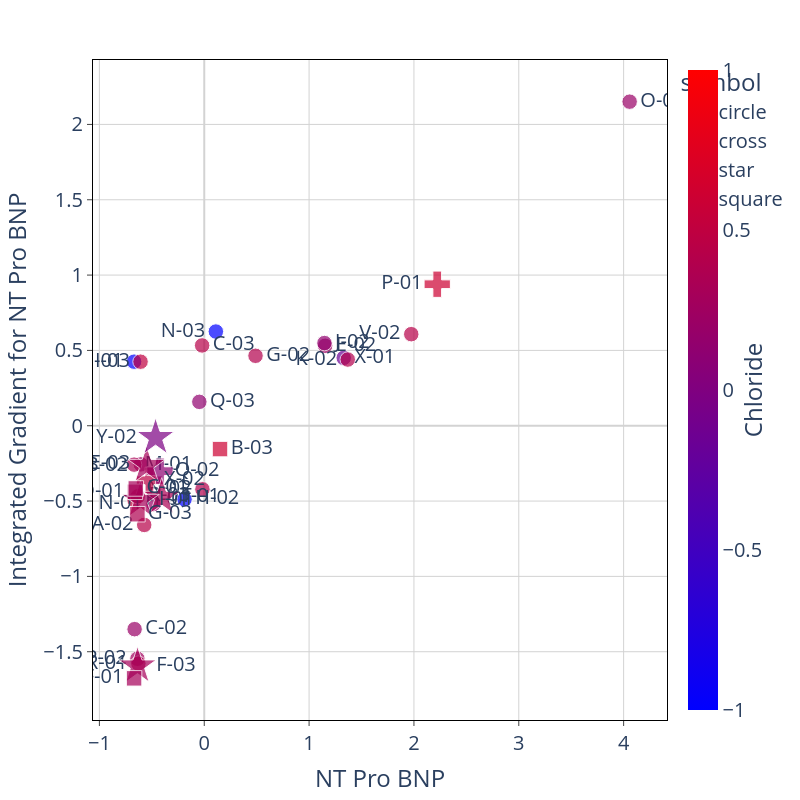
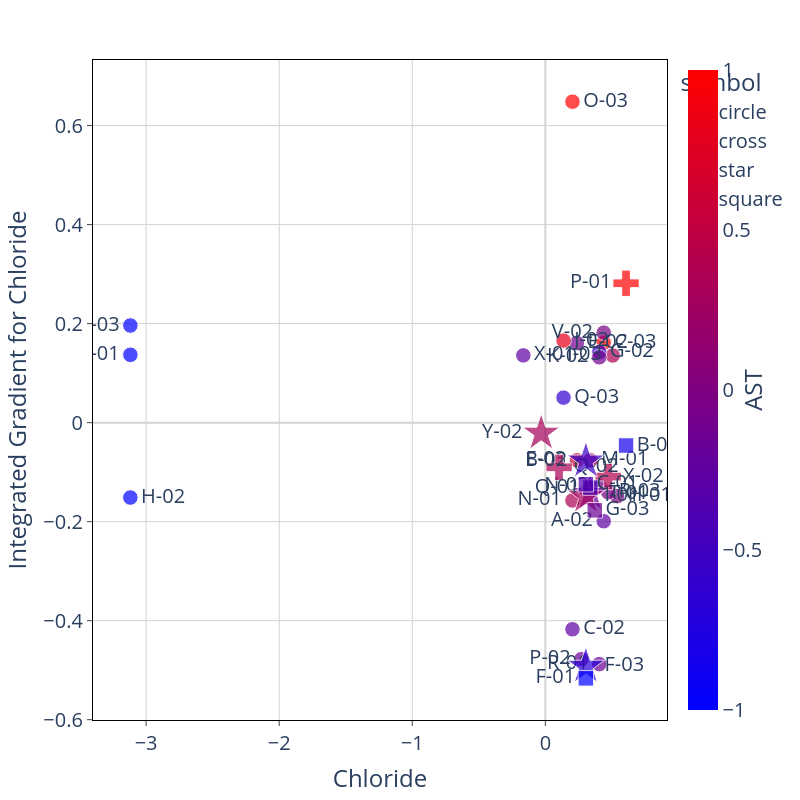
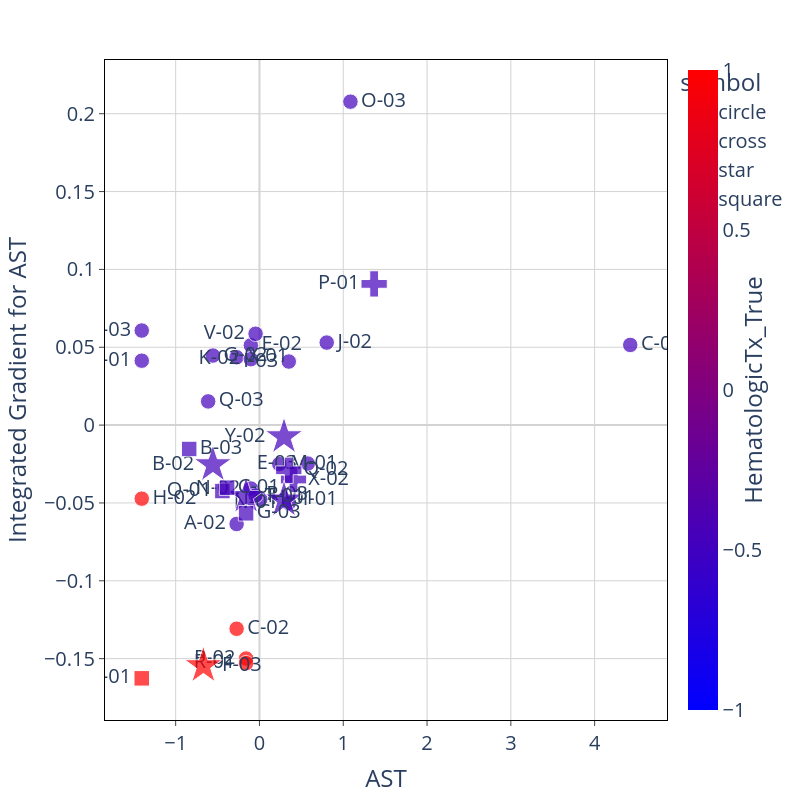
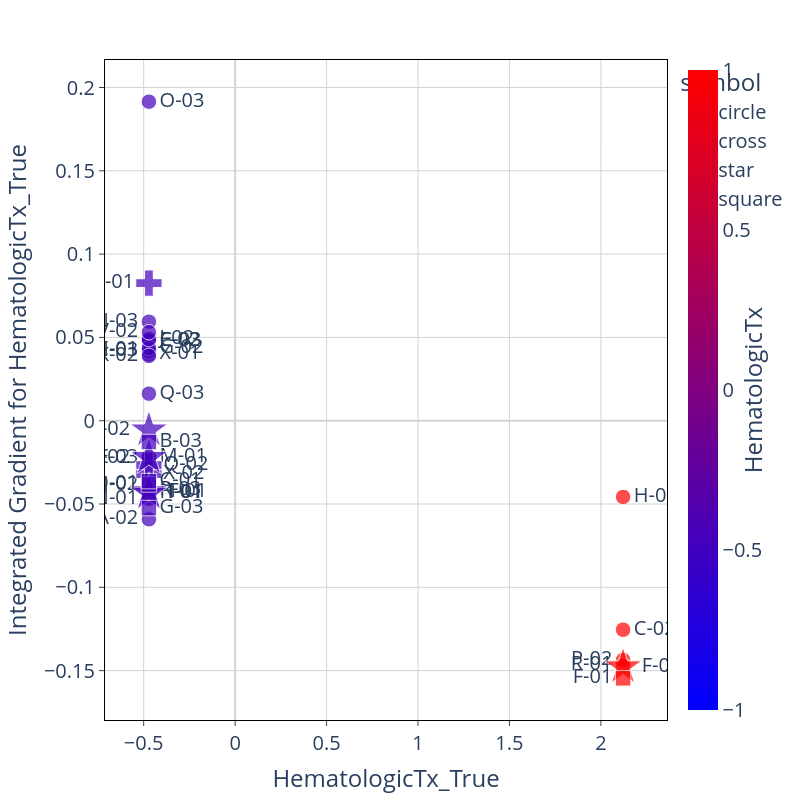

Notebook cell for these charts, in order:
### Code cell
feature_combinations = [[1,2], [2,3], [3,4], [4,5], [5,6], [6,7]]

for combo in feature_combinations: 
    a, b = combo
    feat_1 = IGtable.columns[feature_order[len(feature_order)-a]]
    feat_2 = IGtable.columns[feature_order[len(feature_order)-b]]
    
    
    fig=px.scatter(x = IG_x_concat[feat_1], y = IGtable_concat[feat_1], 
                     text= IGtable_concat['DeID'], 
                     color = IG_x_concat[feat_2],
                     symbol = IGtable_concat['Shape'], size = IGtable_concat['size'],
                     symbol_sequence = IGtable_concat['Shape'].unique().tolist()
                    )
    fig.update_traces(textposition = text_pos(IGtable_concat, feat_1))



    fig.update_layout(
        plot_bgcolor='white',
        autosize=False,
        width=800,
        height=800,
        coloraxis = {'colorscale':'Bluered'},
        xaxis_title = feat_1,
        yaxis_title = "Integrated Gradient for " + feat_1,
        font=dict(size=20)
    )

    fig.update_xaxes(
        zeroline=True,
        zerolinecolor='lightgrey',
        mirror=True,
        ticks='outside',
        showline=True,
        linecolor='black',
        gridcolor='lightgrey'
        )

    fig.update_yaxes(
        zeroline=True,
        zerolinecolor='lightgrey',
        mirror=True,
        ticks='outside',
        showline=True,
        linecolor='black',
        gridcolor='lightgrey'
    )

    fig.update_coloraxes(colorbar_showticklabels=True,
                        colorbar_title=dict(text=feat_2,side = "right"),
                        cmin = -1, cmax = 1)

    fig.show()

### Figure 1 — Plotly figure (JSON) as saved in the notebook; plotly's stock layout.template omitted (floating-point values rounded to 4 significant figures)
{"data": [{"hovertemplate": "symbol=circle<br>x=%{x}<br>y=%{y}<br>size=%{marker.size}<br>text=%{text}<br>color=%{marker.color}<extra></extra>", "legendgroup": "circle", "marker": {"color": [-0.1655, 0.4385, 0.2036, 0.2372, 0.5392, 0.2036, -3.118, 0.405, 0.3378, 0.2707, 0.4721, 0.405, 0.4385, -3.118, 0.2372, 0.5056, 0.405, 0.405, 0.1365, -3.118, 0.1365, 0.4385, 0.2036], "coloraxis": "coloraxis", "size": [6, 6, 6, 6, 6, 6, 6, 6, 6, 6, 6, 6, 6, 6, 6, 6, 6, 6, 6, 6, 6, 6, 6], "sizemode": "area", "sizeref": 0.05, "symbol": "circle"}, "mode": "markers+text", "name": "circle", "orientation": "v", "showlegend": true, "text": ["X-01", "A-02", "C-02", "E-03", "H-01", "N-01", "H-02", "N-02", "M-01", "P-02", "R-03", "R-01", "C-03", "E-01", "E-02", "I-03", "G-02", "K-02", "J-02", "N-03", "Q-03", "V-02", "O-03"], "textposition": ["middle right", "middle left", "middle right", "middle left", "middle right", "middle left", "middle right", "middle left", "middle right", "middle left", "middle right", "middle left", "middle right", "middle left", "middle right", "middle left", "middle right", "middle left", "middle right", "middle left", "middle right", "middle left", "middle right", "middle left", "middle right", "middle left", "middle right", "middle left", "middle right", "middle left", "middle right", "middle left", "middle right", "middle left", "middle right", "middle left"], "type": "scatter", "x": [1.33, -0.5726, -0.6642, -0.6051, -0.6646, -0.4843, -0.188, -0.01745, -0.6691, -0.6375, -0.6328, -0.6283, -0.02019, -0.6691, 1.153, -0.6076, 0.4891, 1.369, 1.146, 0.1109, -0.04675, 1.974, 4.057], "xaxis": "x", "y": [0.4502, -0.6584, -1.35, -0.2565, -0.493, -0.5199, -0.4884, -0.4218, -0.2582, -1.547, -0.4681, -1.579, 0.533, 0.4253, 0.5305, 0.4251, 0.4642, 0.4394, 0.5487, 0.6252, 0.1585, 0.6079, 2.151], "yaxis": "y"}, {"hovertemplate": "symbol=cross<br>x=%{x}<br>y=%{y}<br>size=%{marker.size}<br>text=%{text}<br>color=%{marker.color}<extra></extra>", "legendgroup": "cross", "marker": {"color": [0.4721, 0.6063, 0.103], "coloraxis": "coloraxis", "size": [12, 12, 12], "sizemode": "area", "sizeref": 0.05, "symbol": "cross"}, "mode": "markers+text", "name": "cross", "orientation": "v", "showlegend": true, "text": ["X-02", "P-01", "Q-02"], "textposition": ["middle right", "middle left", "middle right", "middle left", "middle right", "middle left", "middle right", "middle left", "middle right", "middle left", "middle right", "middle left", "middle right", "middle left", "middle right", "middle left", "middle right", "middle left", "middle right", "middle left", "middle right", "middle left", "middle right", "middle left", "middle right", "middle left", "middle right", "middle left", "middle right", "middle left", "middle right", "middle left", "middle right", "middle left", "middle right", "middle left"], "type": "scatter", "x": [-0.5228, 2.222, -0.4222], "xaxis": "x", "y": [-0.3623, 0.9392, -0.3016], "yaxis": "y"}, {"hovertemplate": "symbol=star<br>x=%{x}<br>y=%{y}<br>size=%{marker.size}<br>text=%{text}<br>color=%{marker.color}<extra></extra>", "legendgroup": "star", "marker": {"color": [0.3378, 0.3043, 0.3043, -0.03127, 0.3043], "coloraxis": "coloraxis", "size": [20, 20, 20, 20, 20], "sizemode": "area", "sizeref": 0.05, "symbol": "star"}, "mode": "markers+text", "name": "star", "orientation": "v", "showlegend": true, "text": ["T-01", "B-02", "I-01", "Y-02", "F-03"], "textposition": ["middle right", "middle left", "middle right", "middle left", "middle right", "middle left", "middle right", "middle left", "middle right", "middle left", "middle right", "middle left", "middle right", "middle left", "middle right", "middle left", "middle right", "middle left", "middle right", "middle left", "middle right", "middle left", "middle right", "middle left", "middle right", "middle left", "middle right", "middle left", "middle right", "middle left", "middle right", "middle left", "middle right", "middle left", "middle right", "middle left"], "type": "scatter", "x": [-0.4054, -0.5496, -0.6086, -0.4644, -0.6365], "xaxis": "x", "y": [-0.4756, -0.2639, -0.4958, -0.07864, -1.595], "yaxis": "y"}, {"hovertemplate": "symbol=square<br>x=%{x}<br>y=%{y}<br>size=%{marker.size}<br>text=%{text}<br>color=%{marker.color}<extra></extra>", "legendgroup": "square", "marker": {"color": [0.6063, 0.3043, 0.3714, 0.3378, 0.3043], "coloraxis": "coloraxis", "size": [6, 6, 6, 6, 6], "sizemode": "area", "sizeref": 0.05, "symbol": "square"}, "mode": "markers+text", "name": "square", "orientation": "v", "showlegend": true, "text": ["B-03", "F-01", "G-03", "Q-01", "C-01"], "textposition": ["middle right", "middle left", "middle right", "middle left", "middle right", "middle left", "middle right", "middle left", "middle right", "middle left", "middle right", "middle left", "middle right", "middle left", "middle right", "middle left", "middle right", "middle left", "middle right", "middle left", "middle right", "middle left", "middle right", "middle left", "middle right", "middle left", "middle right", "middle left", "middle right", "middle left", "middle right", "middle left", "middle right", "middle left", "middle right", "middle left"], "type": "scatter", "x": [0.1505, -0.6691, -0.6375, -0.6617, -0.6527], "xaxis": "x", "y": [-0.1549, -1.677, -0.5874, -0.4385, -0.4163], "yaxis": "y"}], "layout": {"autosize": false, "coloraxis": {"cmax": 1, "cmin": -1, "colorbar": {"showticklabels": true, "title": {"side": "right", "text": "Chloride"}}, "colorscale": [[0, "rgb(0,0,255)"], [1, "rgb(255,0,0)"]]}, "font": {"size": 20}, "height": 800, "legend": {"itemsizing": "constant", "title": {"text": "symbol"}, "tracegroupgap": 0}, "margin": {"t": 60}, "plot_bgcolor": "white", "width": 800, "xaxis": {"anchor": "y", "autorange": true, "domain": [0, 1], "gridcolor": "lightgrey", "linecolor": "black", "mirror": true, "range": [-1.06, 4.413], "showline": true, "ticks": "outside", "title": {"text": "NT Pro BNP"}, "type": "linear", "zeroline": true, "zerolinecolor": "lightgrey"}, "yaxis": {"anchor": "x", "autorange": true, "domain": [0, 1], "gridcolor": "lightgrey", "linecolor": "black", "mirror": true, "range": [-1.953, 2.428], "showline": true, "ticks": "outside", "title": {"text": "Integrated Gradient for NT Pro BNP"}, "type": "linear", "zeroline": true, "zerolinecolor": "lightgrey"}}}

### Figure 2 — Plotly figure (JSON) as saved in the notebook; plotly's stock layout.template omitted (floating-point values rounded to 4 significant figures)
{"data": [{"hovertemplate": "symbol=circle<br>x=%{x}<br>y=%{y}<br>size=%{marker.size}<br>text=%{text}<br>color=%{marker.color}<extra></extra>", "legendgroup": "circle", "marker": {"color": [-0.2727, -0.2727, -0.2727, 0.5763, 0.01029, 0.3499, -1.405, -0.1029, 0.2367, -0.1595, -0.04631, -0.1595, 4.425, -1.405, -0.1029, 0.3499, -0.5557, -0.1029, 0.8026, -1.405, -0.6123, -0.04631, 1.086], "coloraxis": "coloraxis", "size": [6, 6, 6, 6, 6, 6, 6, 6, 6, 6, 6, 6, 6, 6, 6, 6, 6, 6, 6, 6, 6, 6, 6], "sizemode": "area", "sizeref": 0.05, "symbol": "circle"}, "mode": "markers+text", "name": "circle", "orientation": "v", "showlegend": true, "text": ["X-01", "A-02", "C-02", "E-03", "H-01", "N-01", "H-02", "N-02", "M-01", "P-02", "R-03", "R-01", "C-03", "E-01", "E-02", "I-03", "G-02", "K-02", "J-02", "N-03", "Q-03", "V-02", "O-03"], "textposition": ["middle right", "middle left", "middle right", "middle left", "middle right", "middle left", "middle right", "middle left", "middle right", "middle left", "middle right", "middle left", "middle right", "middle left", "middle right", "middle left", "middle right", "middle left", "middle right", "middle left", "middle right", "middle left", "middle right", "middle left", "middle right", "middle left", "middle right", "middle left", "middle right", "middle left", "middle right", "middle left", "middle right", "middle left", "middle right", "middle left"], "type": "scatter", "x": [-0.1655, 0.4385, 0.2036, 0.2372, 0.5392, 0.2036, -3.118, 0.405, 0.3378, 0.2707, 0.4721, 0.405, 0.4385, -3.118, 0.2372, 0.5056, 0.405, 0.405, 0.1365, -3.118, 0.1365, 0.4385, 0.2036], "xaxis": "x", "y": [0.1358, -0.1991, -0.4174, -0.07602, -0.1486, -0.1572, -0.1513, -0.1282, -0.0762, -0.4778, -0.1407, -0.4878, 0.1617, 0.137, 0.1607, 0.1357, 0.1425, 0.1319, 0.1657, 0.1962, 0.0505, 0.1818, 0.6483], "yaxis": "y"}, {"hovertemplate": "symbol=cross<br>x=%{x}<br>y=%{y}<br>size=%{marker.size}<br>text=%{text}<br>color=%{marker.color}<extra></extra>", "legendgroup": "cross", "marker": {"color": [0.4065, 1.369, 0.3499], "coloraxis": "coloraxis", "size": [12, 12, 12], "sizemode": "area", "sizeref": 0.05, "symbol": "cross"}, "mode": "markers+text", "name": "cross", "orientation": "v", "showlegend": true, "text": ["X-02", "P-01", "Q-02"], "textposition": ["middle right", "middle left", "middle right", "middle left", "middle right", "middle left", "middle right", "middle left", "middle right", "middle left", "middle right", "middle left", "middle right", "middle left", "middle right", "middle left", "middle right", "middle left", "middle right", "middle left", "middle right", "middle left", "middle right", "middle left", "middle right", "middle left", "middle right", "middle left", "middle right", "middle left", "middle right", "middle left", "middle right", "middle left", "middle right", "middle left"], "type": "scatter", "x": [0.4721, 0.6063, 0.103], "xaxis": "x", "y": [-0.1089, 0.2815, -0.09026], "yaxis": "y"}, {"hovertemplate": "symbol=star<br>x=%{x}<br>y=%{y}<br>size=%{marker.size}<br>text=%{text}<br>color=%{marker.color}<extra></extra>", "legendgroup": "star", "marker": {"color": [-0.1595, -0.5557, 0.2933, 0.2933, -0.6689], "coloraxis": "coloraxis", "size": [20, 20, 20, 20, 20], "sizemode": "area", "sizeref": 0.05, "symbol": "star"}, "mode": "markers+text", "name": "star", "orientation": "v", "showlegend": true, "text": ["T-01", "B-02", "I-01", "Y-02", "F-03"], "textposition": ["middle right", "middle left", "middle right", "middle left", "middle right", "middle left", "middle right", "middle left", "middle right", "middle left", "middle right", "middle left", "middle right", "middle left", "middle right", "middle left", "middle right", "middle left", "middle right", "middle left", "middle right", "middle left", "middle right", "middle left", "middle right", "middle left", "middle right", "middle left", "middle right", "middle left", "middle right", "middle left", "middle right", "middle left", "middle right", "middle left"], "type": "scatter", "x": [0.3378, 0.3043, 0.3043, -0.03127, 0.3043], "xaxis": "x", "y": [-0.1435, -0.07779, -0.149, -0.02147, -0.4922], "yaxis": "y"}, {"hovertemplate": "symbol=square<br>x=%{x}<br>y=%{y}<br>size=%{marker.size}<br>text=%{text}<br>color=%{marker.color}<extra></extra>", "legendgroup": "square", "marker": {"color": [-0.8387, -1.405, -0.1595, -0.4425, -0.3859], "coloraxis": "coloraxis", "size": [6, 6, 6, 6, 6], "sizemode": "area", "sizeref": 0.05, "symbol": "square"}, "mode": "markers+text", "name": "square", "orientation": "v", "showlegend": true, "text": ["B-03", "F-01", "G-03", "Q-01", "C-01"], "textposition": ["middle right", "middle left", "middle right", "middle left", "middle right", "middle left", "middle right", "middle left", "middle right", "middle left", "middle right", "middle left", "middle right", "middle left", "middle right", "middle left", "middle right", "middle left", "middle right", "middle left", "middle right", "middle left", "middle right", "middle left", "middle right", "middle left", "middle right", "middle left", "middle right", "middle left", "middle right", "middle left", "middle right", "middle left", "middle right", "middle left"], "type": "scatter", "x": [0.6063, 0.3043, 0.3714, 0.3378, 0.3043], "xaxis": "x", "y": [-0.04625, -0.5165, -0.1772, -0.1311, -0.1244], "yaxis": "y"}], "layout": {"autosize": false, "coloraxis": {"cmax": 1, "cmin": -1, "colorbar": {"showticklabels": true, "title": {"side": "right", "text": "AST"}}, "colorscale": [[0, "rgb(0,0,255)"], [1, "rgb(255,0,0)"]]}, "font": {"size": 20}, "height": 800, "legend": {"itemsizing": "constant", "title": {"text": "symbol"}, "tracegroupgap": 0}, "margin": {"t": 60}, "plot_bgcolor": "white", "width": 800, "xaxis": {"anchor": "y", "autorange": true, "domain": [0, 1], "gridcolor": "lightgrey", "linecolor": "black", "mirror": true, "range": [-3.399, 0.9136], "showline": true, "ticks": "outside", "title": {"text": "Chloride"}, "type": "linear", "zeroline": true, "zerolinecolor": "lightgrey"}, "yaxis": {"anchor": "x", "autorange": true, "domain": [0, 1], "gridcolor": "lightgrey", "linecolor": "black", "mirror": true, "range": [-0.6006, 0.7325], "showline": true, "ticks": "outside", "title": {"text": "Integrated Gradient for Chloride"}, "type": "linear", "zeroline": true, "zerolinecolor": "lightgrey"}}}

### Figure 3 — Plotly figure (JSON) as saved in the notebook; plotly's stock layout.template omitted (floating-point values rounded to 4 significant figures)
{"data": [{"hovertemplate": "symbol=circle<br>x=%{x}<br>y=%{y}<br>size=%{marker.size}<br>text=%{text}<br>color=%{marker.color}<extra></extra>", "legendgroup": "circle", "marker": {"color": [-0.4714, -0.4714, 2.121, -0.4714, -0.4714, -0.4714, 2.121, -0.4714, -0.4714, 2.121, -0.4714, 2.121, -0.4714, -0.4714, -0.4714, -0.4714, -0.4714, -0.4714, -0.4714, -0.4714, -0.4714, -0.4714, -0.4714], "coloraxis": "coloraxis", "size": [6, 6, 6, 6, 6, 6, 6, 6, 6, 6, 6, 6, 6, 6, 6, 6, 6, 6, 6, 6, 6, 6, 6], "sizemode": "area", "sizeref": 0.05, "symbol": "circle"}, "mode": "markers+text", "name": "circle", "orientation": "v", "showlegend": true, "text": ["X-01", "A-02", "C-02", "E-03", "H-01", "N-01", "H-02", "N-02", "M-01", "P-02", "R-03", "R-01", "C-03", "E-01", "E-02", "I-03", "G-02", "K-02", "J-02", "N-03", "Q-03", "V-02", "O-03"], "textposition": ["middle right", "middle left", "middle right", "middle left", "middle right", "middle left", "middle right", "middle left", "middle right", "middle left", "middle right", "middle left", "middle right", "middle left", "middle right", "middle left", "middle right", "middle left", "middle right", "middle left", "middle right", "middle left", "middle right", "middle left", "middle right", "middle left", "middle right", "middle left", "middle right", "middle left", "middle right", "middle left", "middle right", "middle left", "middle right", "middle left"], "type": "scatter", "x": [-0.2727, -0.2727, -0.2727, 0.5763, 0.01029, 0.3499, -1.405, -0.1029, 0.2367, -0.1595, -0.04631, -0.1595, 4.425, -1.405, -0.1029, 0.3499, -0.5557, -0.1029, 0.8026, -1.405, -0.6123, -0.04631, 1.086], "xaxis": "x", "y": [0.04359, -0.06351, -0.1308, -0.02471, -0.04759, -0.05005, -0.04724, -0.04073, -0.02504, -0.1499, -0.04519, -0.1529, 0.0515, 0.04137, 0.05123, 0.04082, 0.04467, 0.04236, 0.05299, 0.06073, 0.01522, 0.05866, 0.2078], "yaxis": "y"}, {"hovertemplate": "symbol=cross<br>x=%{x}<br>y=%{y}<br>size=%{marker.size}<br>text=%{text}<br>color=%{marker.color}<extra></extra>", "legendgroup": "cross", "marker": {"color": [-0.4714, -0.4714, -0.4714], "coloraxis": "coloraxis", "size": [12, 12, 12], "sizemode": "area", "sizeref": 0.05, "symbol": "cross"}, "mode": "markers+text", "name": "cross", "orientation": "v", "showlegend": true, "text": ["X-02", "P-01", "Q-02"], "textposition": ["middle right", "middle left", "middle right", "middle left", "middle right", "middle left", "middle right", "middle left", "middle right", "middle left", "middle right", "middle left", "middle right", "middle left", "middle right", "middle left", "middle right", "middle left", "middle right", "middle left", "middle right", "middle left", "middle right", "middle left", "middle right", "middle left", "middle right", "middle left", "middle right", "middle left", "middle right", "middle left", "middle right", "middle left", "middle right", "middle left"], "type": "scatter", "x": [0.4065, 1.369, 0.3499], "xaxis": "x", "y": [-0.03494, 0.09069, -0.02901], "yaxis": "y"}, {"hovertemplate": "symbol=star<br>x=%{x}<br>y=%{y}<br>size=%{marker.size}<br>text=%{text}<br>color=%{marker.color}<extra></extra>", "legendgroup": "star", "marker": {"color": [-0.4714, -0.4714, -0.4714, -0.4714, 2.121], "coloraxis": "coloraxis", "size": [20, 20, 20, 20, 20], "sizemode": "area", "sizeref": 0.05, "symbol": "star"}, "mode": "markers+text", "name": "star", "orientation": "v", "showlegend": true, "text": ["T-01", "B-02", "I-01", "Y-02", "F-03"], "textposition": ["middle right", "middle left", "middle right", "middle left", "middle right", "middle left", "middle right", "middle left", "middle right", "middle left", "middle right", "middle left", "middle right", "middle left", "middle right", "middle left", "middle right", "middle left", "middle right", "middle left", "middle right", "middle left", "middle right", "middle left", "middle right", "middle left", "middle right", "middle left", "middle right", "middle left", "middle right", "middle left", "middle right", "middle left", "middle right", "middle left"], "type": "scatter", "x": [-0.1595, -0.5557, 0.2933, 0.2933, -0.6689], "xaxis": "x", "y": [-0.04586, -0.02554, -0.04818, -0.007545, -0.1546], "yaxis": "y"}, {"hovertemplate": "symbol=square<br>x=%{x}<br>y=%{y}<br>size=%{marker.size}<br>text=%{text}<br>color=%{marker.color}<extra></extra>", "legendgroup": "square", "marker": {"color": [-0.4714, 2.121, -0.4714, -0.4714, -0.4714], "coloraxis": "coloraxis", "size": [6, 6, 6, 6, 6], "sizemode": "area", "sizeref": 0.05, "symbol": "square"}, "mode": "markers+text", "name": "square", "orientation": "v", "showlegend": true, "text": ["B-03", "F-01", "G-03", "Q-01", "C-01"], "textposition": ["middle right", "middle left", "middle right", "middle left", "middle right", "middle left", "middle right", "middle left", "middle right", "middle left", "middle right", "middle left", "middle right", "middle left", "middle right", "middle left", "middle right", "middle left", "middle right", "middle left", "middle right", "middle left", "middle right", "middle left", "middle right", "middle left", "middle right", "middle left", "middle right", "middle left", "middle right", "middle left", "middle right", "middle left", "middle right", "middle left"], "type": "scatter", "x": [-0.8387, -1.405, -0.1595, -0.4425, -0.3859], "xaxis": "x", "y": [-0.01534, -0.1627, -0.05666, -0.04236, -0.04021], "yaxis": "y"}], "layout": {"autosize": false, "coloraxis": {"cmax": 1, "cmin": -1, "colorbar": {"showticklabels": true, "title": {"side": "right", "text": "HematologicTx_True"}}, "colorscale": [[0, "rgb(0,0,255)"], [1, "rgb(255,0,0)"]]}, "font": {"size": 20}, "height": 800, "legend": {"itemsizing": "constant", "title": {"text": "symbol"}, "tracegroupgap": 0}, "margin": {"t": 60}, "plot_bgcolor": "white", "width": 800, "xaxis": {"anchor": "y", "autorange": true, "domain": [0, 1], "gridcolor": "lightgrey", "linecolor": "black", "mirror": true, "range": [-1.842, 4.863], "showline": true, "ticks": "outside", "title": {"text": "AST"}, "type": "linear", "zeroline": true, "zerolinecolor": "lightgrey"}, "yaxis": {"anchor": "x", "autorange": true, "domain": [0, 1], "gridcolor": "lightgrey", "linecolor": "black", "mirror": true, "range": [-0.1894, 0.2345], "showline": true, "ticks": "outside", "title": {"text": "Integrated Gradient for AST"}, "type": "linear", "zeroline": true, "zerolinecolor": "lightgrey"}}}

### Figure 4 — Plotly figure (JSON) as saved in the notebook; plotly's stock layout.template omitted (floating-point values rounded to 4 significant figures)
{"data": [{"hovertemplate": "symbol=circle<br>x=%{x}<br>y=%{y}<br>size=%{marker.size}<br>text=%{text}<br>color=%{marker.color}<extra></extra>", "legendgroup": "circle", "marker": {"color": [-0.4714, -0.4714, 2.121, -0.4714, -0.4714, -0.4714, 2.121, -0.4714, -0.4714, 2.121, -0.4714, 2.121, -0.4714, -0.4714, -0.4714, -0.4714, -0.4714, -0.4714, -0.4714, -0.4714, -0.4714, -0.4714, -0.4714], "coloraxis": "coloraxis", "size": [6, 6, 6, 6, 6, 6, 6, 6, 6, 6, 6, 6, 6, 6, 6, 6, 6, 6, 6, 6, 6, 6, 6], "sizemode": "area", "sizeref": 0.05, "symbol": "circle"}, "mode": "markers+text", "name": "circle", "orientation": "v", "showlegend": true, "text": ["X-01", "A-02", "C-02", "E-03", "H-01", "N-01", "H-02", "N-02", "M-01", "P-02", "R-03", "R-01", "C-03", "E-01", "E-02", "I-03", "G-02", "K-02", "J-02", "N-03", "Q-03", "V-02", "O-03"], "textposition": ["middle right", "middle left", "middle right", "middle left", "middle right", "middle left", "middle right", "middle left", "middle right", "middle left", "middle right", "middle left", "middle right", "middle left", "middle right", "middle left", "middle right", "middle left", "middle right", "middle left", "middle right", "middle left", "middle right", "middle left", "middle right", "middle left", "middle right", "middle left", "middle right", "middle left", "middle right", "middle left", "middle right", "middle left", "middle right", "middle left"], "type": "scatter", "x": [-0.4714, -0.4714, 2.121, -0.4714, -0.4714, -0.4714, 2.121, -0.4714, -0.4714, 2.121, -0.4714, 2.121, -0.4714, -0.4714, -0.4714, -0.4714, -0.4714, -0.4714, -0.4714, -0.4714, -0.4714, -0.4714, -0.4714], "xaxis": "x", "y": [0.03983, -0.05917, -0.1254, -0.0221, -0.04358, -0.0469, -0.04574, -0.03832, -0.02162, -0.1436, -0.04135, -0.1468, 0.04809, 0.0427, 0.04775, 0.04161, 0.04356, 0.03891, 0.04901, 0.05946, 0.01624, 0.05315, 0.1915], "yaxis": "y"}, {"hovertemplate": "symbol=cross<br>x=%{x}<br>y=%{y}<br>size=%{marker.size}<br>text=%{text}<br>color=%{marker.color}<extra></extra>", "legendgroup": "cross", "marker": {"color": [-0.4714, -0.4714, -0.4714], "coloraxis": "coloraxis", "size": [12, 12, 12], "sizemode": "area", "sizeref": 0.05, "symbol": "cross"}, "mode": "markers+text", "name": "cross", "orientation": "v", "showlegend": true, "text": ["X-02", "P-01", "Q-02"], "textposition": ["middle right", "middle left", "middle right", "middle left", "middle right", "middle left", "middle right", "middle left", "middle right", "middle left", "middle right", "middle left", "middle right", "middle left", "middle right", "middle left", "middle right", "middle left", "middle right", "middle left", "middle right", "middle left", "middle right", "middle left", "middle right", "middle left", "middle right", "middle left", "middle right", "middle left", "middle right", "middle left", "middle right", "middle left", "middle right", "middle left"], "type": "scatter", "x": [-0.4714, -0.4714, -0.4714], "xaxis": "x", "y": [-0.03202, 0.0826, -0.02662], "yaxis": "y"}, {"hovertemplate": "symbol=star<br>x=%{x}<br>y=%{y}<br>size=%{marker.size}<br>text=%{text}<br>color=%{marker.color}<extra></extra>", "legendgroup": "star", "marker": {"color": [-0.4714, -0.4714, -0.4714, -0.4714, 2.121], "coloraxis": "coloraxis", "size": [20, 20, 20, 20, 20], "sizemode": "area", "sizeref": 0.05, "symbol": "star"}, "mode": "markers+text", "name": "star", "orientation": "v", "showlegend": true, "text": ["T-01", "B-02", "I-01", "Y-02", "F-03"], "textposition": ["middle right", "middle left", "middle right", "middle left", "middle right", "middle left", "middle right", "middle left", "middle right", "middle left", "middle right", "middle left", "middle right", "middle left", "middle right", "middle left", "middle right", "middle left", "middle right", "middle left", "middle right", "middle left", "middle right", "middle left", "middle right", "middle left", "middle right", "middle left", "middle right", "middle left", "middle right", "middle left", "middle right", "middle left", "middle right", "middle left"], "type": "scatter", "x": [-0.4714, -0.4714, -0.4714, -0.4714, 2.121], "xaxis": "x", "y": [-0.04256, -0.02208, -0.04353, -0.005633, -0.1478], "yaxis": "y"}, {"hovertemplate": "symbol=square<br>x=%{x}<br>y=%{y}<br>size=%{marker.size}<br>text=%{text}<br>color=%{marker.color}<extra></extra>", "legendgroup": "square", "marker": {"color": [-0.4714, 2.121, -0.4714, -0.4714, -0.4714], "coloraxis": "coloraxis", "size": [6, 6, 6, 6, 6], "sizemode": "area", "sizeref": 0.05, "symbol": "square"}, "mode": "markers+text", "name": "square", "orientation": "v", "showlegend": true, "text": ["B-03", "F-01", "G-03", "Q-01", "C-01"], "textposition": ["middle right", "middle left", "middle right", "middle left", "middle right", "middle left", "middle right", "middle left", "middle right", "middle left", "middle right", "middle left", "middle right", "middle left", "middle right", "middle left", "middle right", "middle left", "middle right", "middle left", "middle right", "middle left", "middle right", "middle left", "middle right", "middle left", "middle right", "middle left", "middle right", "middle left", "middle right", "middle left", "middle right", "middle left", "middle right", "middle left"], "type": "scatter", "x": [-0.4714, 2.121, -0.4714, -0.4714, -0.4714], "xaxis": "x", "y": [-0.01278, -0.1546, -0.05244, -0.03824, -0.03623], "yaxis": "y"}], "layout": {"autosize": false, "coloraxis": {"cmax": 1, "cmin": -1, "colorbar": {"showticklabels": true, "title": {"side": "right", "text": "HematologicTx"}}, "colorscale": [[0, "rgb(0,0,255)"], [1, "rgb(255,0,0)"]]}, "font": {"size": 20}, "height": 800, "legend": {"itemsizing": "constant", "title": {"text": "symbol"}, "tracegroupgap": 0}, "margin": {"t": 60}, "plot_bgcolor": "white", "width": 800, "xaxis": {"anchor": "y", "autorange": true, "domain": [0, 1], "gridcolor": "lightgrey", "linecolor": "black", "mirror": true, "range": [-0.7108, 2.361], "showline": true, "ticks": "outside", "title": {"text": "HematologicTx_True"}, "type": "linear", "zeroline": true, "zerolinecolor": "lightgrey"}, "yaxis": {"anchor": "x", "autorange": true, "domain": [0, 1], "gridcolor": "lightgrey", "linecolor": "black", "mirror": true, "range": [-0.1796, 0.2165], "showline": true, "ticks": "outside", "title": {"text": "Integrated Gradient for HematologicTx_True"}, "type": "linear", "zeroline": true, "zerolinecolor": "lightgrey"}}}
